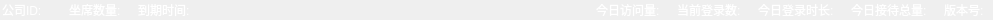
<?xml version="1.0" encoding="UTF-8"?>
<ui version="4.0">
 <class>UI_Widget_Statistics_PanelClass</class>
 <widget class="QWidget" name="UI_Widget_Statistics_PanelClass">
  <property name="geometry">
   <rect>
    <x>0</x>
    <y>0</y>
    <width>993</width>
    <height>20</height>
   </rect>
  </property>
  <property name="windowTitle">
   <string>用户状态统计</string>
  </property>
  <layout class="QHBoxLayout" name="horizontalLayout">
   <property name="spacing">
    <number>0</number>
   </property>
   <property name="margin" stdset="0">
    <number>0</number>
   </property>
   <item>
    <widget class="QWidget" name="widget_bg" native="true">
     <layout class="QHBoxLayout" name="horizontalLayout_2">
      <property name="spacing">
       <number>0</number>
      </property>
      <property name="leftMargin">
       <number>2</number>
      </property>
      <property name="topMargin">
       <number>0</number>
      </property>
      <property name="rightMargin">
       <number>2</number>
      </property>
      <property name="bottomMargin">
       <number>0</number>
      </property>
      <item>
       <widget class="QLabel" name="label_display_companyID">
        <property name="sizePolicy">
         <sizepolicy hsizetype="Expanding" vsizetype="Expanding">
          <horstretch>0</horstretch>
          <verstretch>0</verstretch>
         </sizepolicy>
        </property>
        <property name="minimumSize">
         <size>
          <width>50</width>
          <height>0</height>
         </size>
        </property>
        <property name="styleSheet">
         <string notr="true">QLabel
{
font: 12px &quot;微软雅黑&quot;;
color: #ffffff;
}</string>
        </property>
        <property name="text">
         <string>公司ID:</string>
        </property>
       </widget>
      </item>
      <item>
       <widget class="QLabel" name="label_custom_companyID">
        <property name="sizePolicy">
         <sizepolicy hsizetype="Expanding" vsizetype="Expanding">
          <horstretch>0</horstretch>
          <verstretch>0</verstretch>
         </sizepolicy>
        </property>
        <property name="styleSheet">
         <string notr="true">QLabel
{
font: 12px &quot;微软雅黑&quot;;
color: #ffffff;
}</string>
        </property>
        <property name="text">
         <string/>
        </property>
       </widget>
      </item>
      <item>
       <spacer name="horizontalSpacer">
        <property name="orientation">
         <enum>Qt::Horizontal</enum>
        </property>
        <property name="sizeType">
         <enum>QSizePolicy::Fixed</enum>
        </property>
        <property name="sizeHint" stdset="0">
         <size>
          <width>10</width>
          <height>20</height>
         </size>
        </property>
       </spacer>
      </item>
      <item>
       <widget class="QLabel" name="label_display_seatCount">
        <property name="sizePolicy">
         <sizepolicy hsizetype="Expanding" vsizetype="Expanding">
          <horstretch>0</horstretch>
          <verstretch>0</verstretch>
         </sizepolicy>
        </property>
        <property name="styleSheet">
         <string notr="true">QLabel
{
font: 12px &quot;微软雅黑&quot;;
color: #ffffff;
}</string>
        </property>
        <property name="text">
         <string>坐席数量:</string>
        </property>
       </widget>
      </item>
      <item>
       <widget class="QLabel" name="label_custom_seatCount">
        <property name="sizePolicy">
         <sizepolicy hsizetype="Expanding" vsizetype="Expanding">
          <horstretch>0</horstretch>
          <verstretch>0</verstretch>
         </sizepolicy>
        </property>
        <property name="styleSheet">
         <string notr="true">QLabel
{
font: 12px &quot;微软雅黑&quot;;
color: #ffffff;
}</string>
        </property>
        <property name="text">
         <string/>
        </property>
       </widget>
      </item>
      <item>
       <spacer name="horizontalSpacer_7">
        <property name="orientation">
         <enum>Qt::Horizontal</enum>
        </property>
        <property name="sizeType">
         <enum>QSizePolicy::Fixed</enum>
        </property>
        <property name="sizeHint" stdset="0">
         <size>
          <width>10</width>
          <height>20</height>
         </size>
        </property>
       </spacer>
      </item>
      <item>
       <widget class="QLabel" name="label_display_expireTime">
        <property name="sizePolicy">
         <sizepolicy hsizetype="Expanding" vsizetype="Expanding">
          <horstretch>0</horstretch>
          <verstretch>0</verstretch>
         </sizepolicy>
        </property>
        <property name="styleSheet">
         <string notr="true">QLabel
{
font: 12px &quot;微软雅黑&quot;;
color: #ffffff;
}</string>
        </property>
        <property name="text">
         <string>到期时间:</string>
        </property>
       </widget>
      </item>
      <item>
       <widget class="QLabel" name="label_custom_expireTime">
        <property name="sizePolicy">
         <sizepolicy hsizetype="Expanding" vsizetype="Expanding">
          <horstretch>0</horstretch>
          <verstretch>0</verstretch>
         </sizepolicy>
        </property>
        <property name="styleSheet">
         <string notr="true">QLabel
{
font: 12px &quot;微软雅黑&quot;;
color: #ffffff;
}</string>
        </property>
        <property name="text">
         <string/>
        </property>
       </widget>
      </item>
      <item>
       <spacer name="horizontalSpacer_2">
        <property name="orientation">
         <enum>Qt::Horizontal</enum>
        </property>
        <property name="sizeHint" stdset="0">
         <size>
          <width>1000</width>
          <height>20</height>
         </size>
        </property>
       </spacer>
      </item>
      <item>
       <widget class="QLabel" name="label_diaplay_todayVisitCount">
        <property name="sizePolicy">
         <sizepolicy hsizetype="Expanding" vsizetype="Expanding">
          <horstretch>0</horstretch>
          <verstretch>0</verstretch>
         </sizepolicy>
        </property>
        <property name="styleSheet">
         <string notr="true">QLabel
{
font: 12px &quot;微软雅黑&quot;;
color: #ffffff;
}</string>
        </property>
        <property name="text">
         <string>今日访问量:</string>
        </property>
       </widget>
      </item>
      <item>
       <widget class="QLabel" name="label_custom_todayVisitCount">
        <property name="sizePolicy">
         <sizepolicy hsizetype="Expanding" vsizetype="Expanding">
          <horstretch>0</horstretch>
          <verstretch>0</verstretch>
         </sizepolicy>
        </property>
        <property name="styleSheet">
         <string notr="true">QLabel
{
font: 12px &quot;微软雅黑&quot;;
color: #ffffff;
}</string>
        </property>
        <property name="text">
         <string/>
        </property>
       </widget>
      </item>
      <item>
       <spacer name="horizontalSpacer_3">
        <property name="orientation">
         <enum>Qt::Horizontal</enum>
        </property>
        <property name="sizeType">
         <enum>QSizePolicy::Fixed</enum>
        </property>
        <property name="sizeHint" stdset="0">
         <size>
          <width>10</width>
          <height>20</height>
         </size>
        </property>
       </spacer>
      </item>
      <item>
       <widget class="QLabel" name="label_diaplay_currentLoginCount">
        <property name="sizePolicy">
         <sizepolicy hsizetype="Expanding" vsizetype="Expanding">
          <horstretch>0</horstretch>
          <verstretch>0</verstretch>
         </sizepolicy>
        </property>
        <property name="styleSheet">
         <string notr="true">QLabel
{
font: 12px &quot;微软雅黑&quot;;
color: #ffffff;
}</string>
        </property>
        <property name="text">
         <string>当前登录数:</string>
        </property>
       </widget>
      </item>
      <item>
       <widget class="QLabel" name="label_custom_currentLoginCount">
        <property name="sizePolicy">
         <sizepolicy hsizetype="Expanding" vsizetype="Expanding">
          <horstretch>0</horstretch>
          <verstretch>0</verstretch>
         </sizepolicy>
        </property>
        <property name="styleSheet">
         <string notr="true">QLabel
{
font: 12px &quot;微软雅黑&quot;;
color: #ffffff;
}</string>
        </property>
        <property name="text">
         <string/>
        </property>
       </widget>
      </item>
      <item>
       <spacer name="horizontalSpacer_6">
        <property name="orientation">
         <enum>Qt::Horizontal</enum>
        </property>
        <property name="sizeType">
         <enum>QSizePolicy::Fixed</enum>
        </property>
        <property name="sizeHint" stdset="0">
         <size>
          <width>10</width>
          <height>20</height>
         </size>
        </property>
       </spacer>
      </item>
      <item>
       <widget class="QLabel" name="label_display_todayLoginDuration">
        <property name="sizePolicy">
         <sizepolicy hsizetype="Expanding" vsizetype="Expanding">
          <horstretch>0</horstretch>
          <verstretch>0</verstretch>
         </sizepolicy>
        </property>
        <property name="styleSheet">
         <string notr="true">QLabel
{
font: 12px &quot;微软雅黑&quot;;
color: #ffffff;
}</string>
        </property>
        <property name="text">
         <string>今日登录时长:</string>
        </property>
       </widget>
      </item>
      <item>
       <widget class="QLabel" name="label_custom_todayLoginDuration">
        <property name="sizePolicy">
         <sizepolicy hsizetype="Expanding" vsizetype="Expanding">
          <horstretch>0</horstretch>
          <verstretch>0</verstretch>
         </sizepolicy>
        </property>
        <property name="styleSheet">
         <string notr="true">QLabel
{
font: 12px &quot;微软雅黑&quot;;
color: #ffffff;
}</string>
        </property>
        <property name="text">
         <string/>
        </property>
       </widget>
      </item>
      <item>
       <spacer name="horizontalSpacer_4">
        <property name="orientation">
         <enum>Qt::Horizontal</enum>
        </property>
        <property name="sizeType">
         <enum>QSizePolicy::Fixed</enum>
        </property>
        <property name="sizeHint" stdset="0">
         <size>
          <width>10</width>
          <height>20</height>
         </size>
        </property>
       </spacer>
      </item>
      <item>
       <widget class="QLabel" name="label_diaplay_todayServeTotal">
        <property name="sizePolicy">
         <sizepolicy hsizetype="Expanding" vsizetype="Expanding">
          <horstretch>0</horstretch>
          <verstretch>0</verstretch>
         </sizepolicy>
        </property>
        <property name="styleSheet">
         <string notr="true">QLabel
{
font: 12px &quot;微软雅黑&quot;;
color: #ffffff;
}</string>
        </property>
        <property name="text">
         <string>今日接待总量:</string>
        </property>
       </widget>
      </item>
      <item>
       <widget class="QLabel" name="label_custom_todayServeTotal">
        <property name="sizePolicy">
         <sizepolicy hsizetype="Expanding" vsizetype="Expanding">
          <horstretch>0</horstretch>
          <verstretch>0</verstretch>
         </sizepolicy>
        </property>
        <property name="styleSheet">
         <string notr="true">QLabel
{
font: 12px &quot;微软雅黑&quot;;
color: #ffffff;
}</string>
        </property>
        <property name="text">
         <string/>
        </property>
       </widget>
      </item>
      <item>
       <spacer name="horizontalSpacer_5">
        <property name="orientation">
         <enum>Qt::Horizontal</enum>
        </property>
        <property name="sizeType">
         <enum>QSizePolicy::Fixed</enum>
        </property>
        <property name="sizeHint" stdset="0">
         <size>
          <width>10</width>
          <height>20</height>
         </size>
        </property>
       </spacer>
      </item>
      <item>
       <widget class="QLabel" name="label_diaplay_versionNum">
        <property name="sizePolicy">
         <sizepolicy hsizetype="Expanding" vsizetype="Expanding">
          <horstretch>0</horstretch>
          <verstretch>0</verstretch>
         </sizepolicy>
        </property>
        <property name="styleSheet">
         <string notr="true">QLabel
{
font: 12px &quot;微软雅黑&quot;;
color: #ffffff;
}</string>
        </property>
        <property name="text">
         <string>版本号:</string>
        </property>
       </widget>
      </item>
      <item>
       <widget class="QLabel" name="label_custom_versionNum">
        <property name="sizePolicy">
         <sizepolicy hsizetype="Expanding" vsizetype="Expanding">
          <horstretch>0</horstretch>
          <verstretch>0</verstretch>
         </sizepolicy>
        </property>
        <property name="styleSheet">
         <string notr="true">QLabel
{
font: 12px &quot;微软雅黑&quot;;
color: #ffffff;
}</string>
        </property>
        <property name="text">
         <string/>
        </property>
       </widget>
      </item>
     </layout>
    </widget>
   </item>
  </layout>
 </widget>
 <layoutdefault spacing="6" margin="11"/>
 <resources/>
 <connections/>
</ui>
